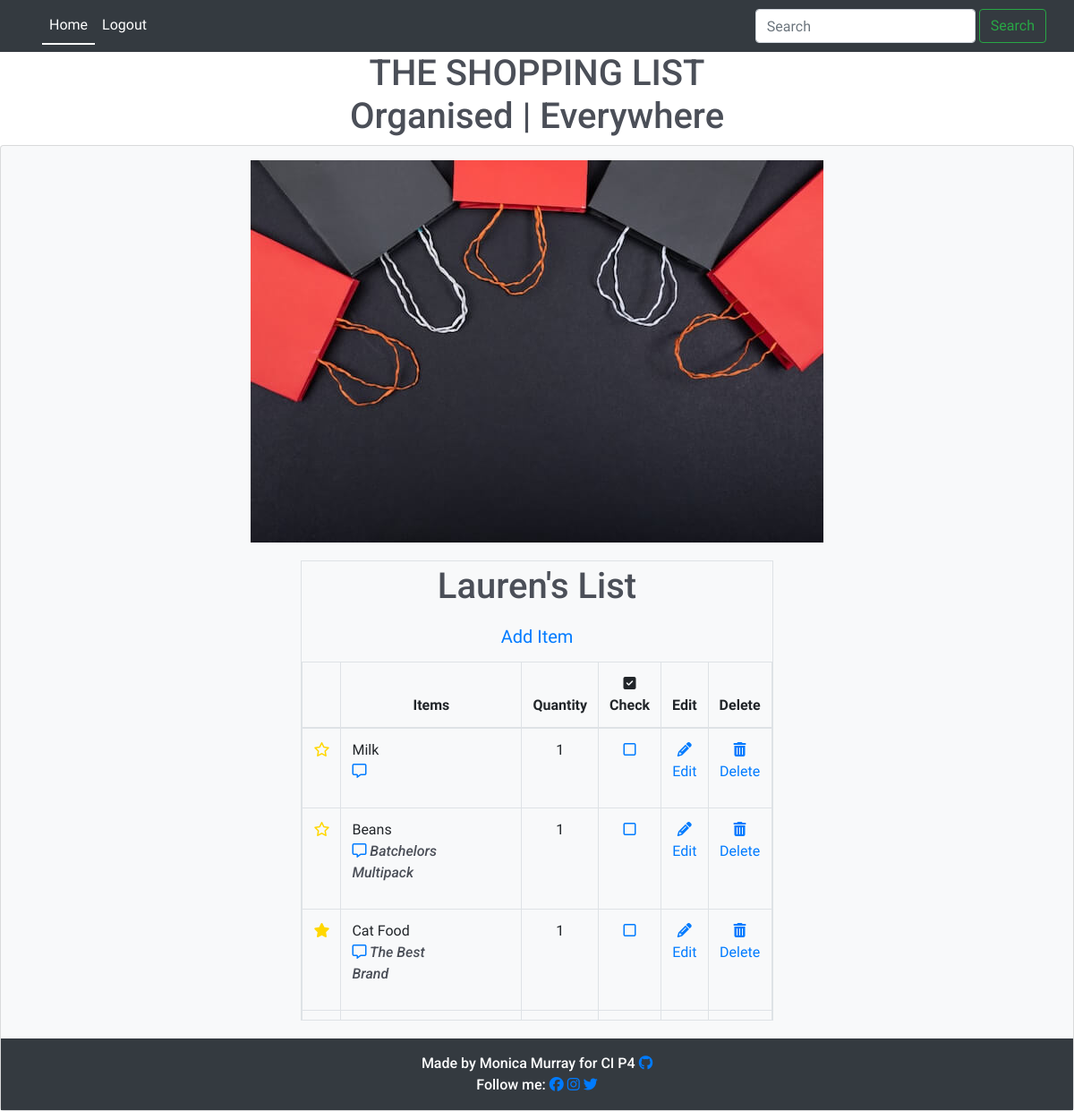
The page / (signed in) on the database its author committed.
### list/models.py (models this page shows, shortened)
class Entry(models.Model):
    item_name = models.CharField(
        max_length=60, null=False, blank=False, unique=True)
    quantity = models.IntegerField(
        choices=QUANTITY_CHOICES, default='1')
    star = models.BooleanField(default=False)
    user = models.ForeignKey(User, on_delete=models.CASCADE)
    category = models.CharField(
        max_length=20, choices=CATEGORY_CHOICES, default='Fresh')
    added_on = models.DateTimeField(auto_now_add=True)
    check_item_as_done = models.BooleanField(default=False)
    class Meta:
        ordering = ['-added_on', '-star',]

class Note(models.Model):
    item = models.OneToOneField(
        Entry, on_delete=models.CASCADE, related_name='notes')
    user = models.ForeignKey(User, on_delete=models.CASCADE)
    body = models.TextField()
    added_on = models.DateTimeField(auto_now_add=True)
    def __str__(self):
        return self.body

### list/views.py (the view)
# urls.py: path('', views.EntryList.as_view(), name='home'),
class EntryList(generic.ListView):
    model = Entry
    queryset = Entry.objects.all()
    template_name = 'index.html'
    paginate_by = 100
    def get_queryset(self, **kwargs):
        search = self.request.GET.get('query')
        if search:
            entries = self.model.objects.filter(
                Q(category__icontains=search)|Q(item_name__icontains=search)|
                Q(category__in=[choice[0] for choice in CATEGORY_CHOICES if choice[1].lower().startswith(search.lower())])
            )
        else:
            entries = self.model.objects.all()
        return entries
    def index(request):
        entries = Entry.objects.all()
        shoppingFilter = EntryFilter(request.GET, queryset=entries)
        entries = shoppingFilter.qs
        return render(request, 'base.html', {'filter': shoppingFilter})

### templates/index.html (shortened to what this page needs)
{% extends 'base.html' %}
{% load static %}
{% block content %}
<div class="image-container mt-3">
  <img
    src="{% static 'images/tamanna-rumee-eD1RNYzzUxc-unsplash (1) (1).jpg' %}"
    class="img-fluid"
    alt="The Shopping List and Organiser landing image"
  />
</div>
<div class="card-body justify-content-center">
  <div class="row justify-content-center">
    {% if user.is_authenticated %}
    <div class="table-responsive-sm table-bordered pt-1">
      <h1>{{user.username}}'s List</h1>
      <button type="button" class="btn btn-lg mb-1">
        <a href="{% url 'add' %}">Add Item</a>
      </button>
      <div style="max-width: 100%; max-height: 400px; overflow-y: scroll">
        <table class="table">
          <thead>
            <tr>
              <th scope="col" class="w-auto"></th>
              <th scope="col"class="w-50">Items</th>
              <th scope="col" class="w-auto">Quantity</th>
              <th scope="col" class="w-auto"><i class="fa-solid fa-square-check"></i>Check</th>
              <th scope="col" class="w-auto">Edit</th>
              <th scope="col" class="w-auto">Delete</th>
            </tr>
          </thead>
          <tbody>
            {% for entry in entry_list %}
            <tr>
              {% if entry.star %}
                <td>
                  <a href="{% url 'toggle_star' entry.id %}">
                    <i class="fa-solid fa-star" style="color: gold"></i>
                  </a>
                </td>
              {% else %}
                <td>
                  <a href="{% url 'toggle_star' entry.id %}">
                    <i class="fa-regular fa-star" style="color: gold"></i>
                  </a>
                </td>
              {% endif %}
              {% if entry.check_item_as_done %}
                <td class="text-left text-capitalize">
                  <strike> {{ entry.item_name }} </strike>
                </td>
                <td>{{entry.quantity}}</td>
                <td>
                  <a href="{% url 'toggle_check' entry.id %}">
                    <i class="fa-solid fa-square-check"></i>
                  </a>
                </td>
                <td></td>
                <td>
                  <a href="{% url 'delete' entry.id %}"
                    ><i class="fa-solid fa-trash-can"></i> Delete</a>
                </td>
              {% else %}
                <td class="text-left text-capitalize">
                  {{ entry.item_name }}
                  <p
                    class="text-capitalize font-italic text-wrap"
                    style="width: 6rem"
                  >
                    <a href="{% url 'note' entry.id %}"
                      >
                      <i class="fa-regular fa-message"></i>
                      </a>
                      {{entry.notes}}
                  </p>
                </td>
                <td>{{entry.quantity}}</td>
                <td>
                  <a href="{% url 'toggle_check' entry.id %}">
                    <i class="fa-regular fa-square"></i>
                  </a>
                </td>
                <td>
                  <a href="{% url 'edit' entry.id %}">
                    <i class="fa-solid fa-pencil"></i> Edit</a>
                </td>
                <td>
                  <a href="{% url 'delete' entry.id %}">
                    <i class="fa-solid fa-trash-can"></i> Delete</a>
                </td>
              {% endif %}
            </tr>
            {% empty %}
              <tr>
              The Shopping list is currently empty.
              </tr>
            {% endfor %}
          </tbody>
        </table>
      </div>
    </div>
  {% endif %}
</div>
{% endblock %}

### static/css/style.css (style rules this page uses)
body { background-color: #fff; font-family: 'Nanum Myeongjo', 'Roboto', sans-serif; color: #fff; text-align: center; font-weight: 300; }
h1, h2, h3, h4, h5, h6, p { font-family: 'Roboto', sans-serif; color: #4b4f58; font-weight: 500; }
tbody { height: 120px; overflow-y: scroll; }

### rows shown on the page
Entry: item_name "Milk", quantity "1"
Entry: item_name "Beans", notes "Batchelors Multipack", quantity "1"
Entry: item_name "Cat Food", notes "The Best Brand", quantity "1"

### other values the page prints
{{ user.username }} "Lauren"
